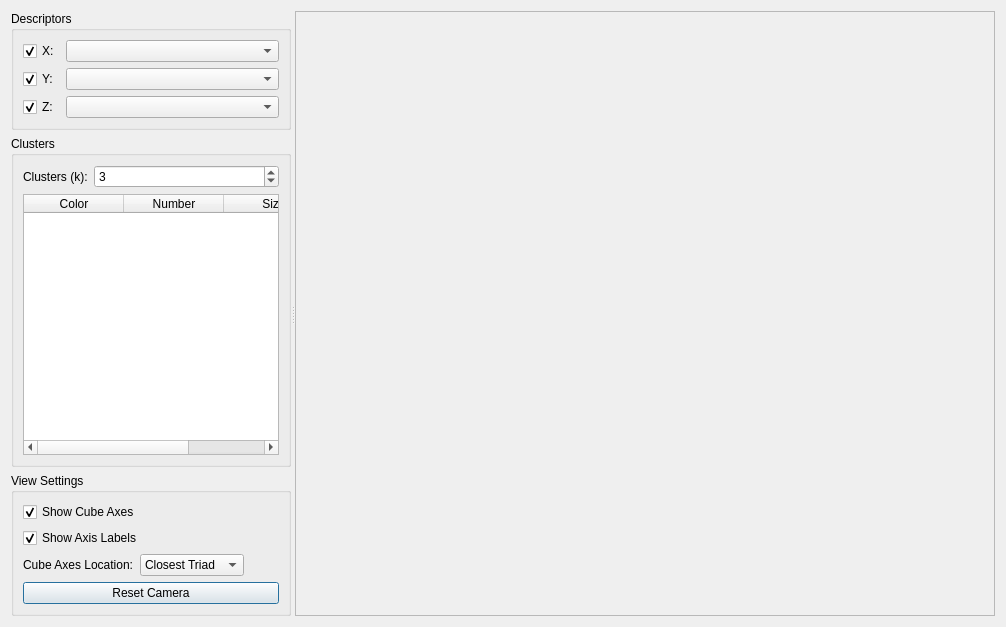
<?xml version="1.0" encoding="UTF-8"?>
<ui version="4.0">
 <class>KMeansClusteringDialog</class>
 <widget class="QDialog" name="KMeansClusteringDialog">
  <property name="geometry">
   <rect>
    <x>0</x>
    <y>0</y>
    <width>995</width>
    <height>627</height>
   </rect>
  </property>
  <property name="windowTitle">
   <string>K-Means Clustering</string>
  </property>
  <layout class="QHBoxLayout" name="horizontalLayout">
   <item>
    <widget class="QSplitter" name="splitter">
     <property name="orientation">
      <enum>Qt::Horizontal</enum>
     </property>
     <widget class="QWidget" name="layoutWidget">
      <layout class="QVBoxLayout" name="verticalLayout_2">
       <item>
        <widget class="QGroupBox" name="descriptorsGroupBox">
         <property name="sizePolicy">
          <sizepolicy hsizetype="MinimumExpanding" vsizetype="Maximum">
           <horstretch>0</horstretch>
           <verstretch>0</verstretch>
          </sizepolicy>
         </property>
         <property name="title">
          <string>Descriptors</string>
         </property>
         <layout class="QGridLayout" name="gridLayout">
          <item row="0" column="0">
           <widget class="QCheckBox" name="xDescriptorCheckBox">
            <property name="text">
             <string>X:</string>
            </property>
            <property name="checked">
             <bool>true</bool>
            </property>
           </widget>
          </item>
          <item row="0" column="1">
           <widget class="QComboBox" name="xDescriptorComboBox">
            <property name="sizePolicy">
             <sizepolicy hsizetype="MinimumExpanding" vsizetype="Fixed">
              <horstretch>0</horstretch>
              <verstretch>0</verstretch>
             </sizepolicy>
            </property>
           </widget>
          </item>
          <item row="1" column="0">
           <widget class="QCheckBox" name="yDescriptorCheckBox">
            <property name="text">
             <string>Y:</string>
            </property>
            <property name="checked">
             <bool>true</bool>
            </property>
           </widget>
          </item>
          <item row="1" column="1">
           <widget class="QComboBox" name="yDescriptorComboBox">
            <property name="sizePolicy">
             <sizepolicy hsizetype="MinimumExpanding" vsizetype="Fixed">
              <horstretch>0</horstretch>
              <verstretch>0</verstretch>
             </sizepolicy>
            </property>
            <property name="currentIndex">
             <number>-1</number>
            </property>
           </widget>
          </item>
          <item row="2" column="0">
           <widget class="QCheckBox" name="zDescriptorCheckBox">
            <property name="text">
             <string>Z:</string>
            </property>
            <property name="checked">
             <bool>true</bool>
            </property>
           </widget>
          </item>
          <item row="2" column="1">
           <widget class="QComboBox" name="zDescriptorComboBox">
            <property name="sizePolicy">
             <sizepolicy hsizetype="MinimumExpanding" vsizetype="Fixed">
              <horstretch>0</horstretch>
              <verstretch>0</verstretch>
             </sizepolicy>
            </property>
            <property name="currentIndex">
             <number>-1</number>
            </property>
           </widget>
          </item>
         </layout>
        </widget>
       </item>
       <item>
        <widget class="QGroupBox" name="clustersGroupBox">
         <property name="sizePolicy">
          <sizepolicy hsizetype="MinimumExpanding" vsizetype="Preferred">
           <horstretch>0</horstretch>
           <verstretch>0</verstretch>
          </sizepolicy>
         </property>
         <property name="title">
          <string>Clusters</string>
         </property>
         <layout class="QVBoxLayout" name="verticalLayout">
          <item>
           <layout class="QHBoxLayout" name="horizontalLayout_2">
            <item>
             <widget class="QLabel" name="clustersLabel">
              <property name="text">
               <string>Clusters (k):</string>
              </property>
             </widget>
            </item>
            <item>
             <widget class="QSpinBox" name="kValueSpinBox">
              <property name="sizePolicy">
               <sizepolicy hsizetype="MinimumExpanding" vsizetype="Fixed">
                <horstretch>0</horstretch>
                <verstretch>0</verstretch>
               </sizepolicy>
              </property>
              <property name="minimum">
               <number>1</number>
              </property>
              <property name="maximum">
               <number>100</number>
              </property>
              <property name="value">
               <number>3</number>
              </property>
             </widget>
            </item>
           </layout>
          </item>
          <item>
           <widget class="QTableWidget" name="clusterTableWidget">
            <property name="editTriggers">
             <set>QAbstractItemView::NoEditTriggers</set>
            </property>
            <property name="alternatingRowColors">
             <bool>true</bool>
            </property>
            <property name="selectionBehavior">
             <enum>QAbstractItemView::SelectRows</enum>
            </property>
            <property name="sortingEnabled">
             <bool>true</bool>
            </property>
            <attribute name="horizontalHeaderShowSortIndicator" stdset="0">
             <bool>true</bool>
            </attribute>
            <attribute name="horizontalHeaderStretchLastSection">
             <bool>true</bool>
            </attribute>
            <attribute name="verticalHeaderVisible">
             <bool>false</bool>
            </attribute>
            <column>
             <property name="text">
              <string>Color</string>
             </property>
            </column>
            <column>
             <property name="text">
              <string>Number</string>
             </property>
            </column>
            <column>
             <property name="text">
              <string>Size</string>
             </property>
            </column>
           </widget>
          </item>
         </layout>
        </widget>
       </item>
       <item>
        <widget class="QGroupBox" name="groupBox">
         <property name="sizePolicy">
          <sizepolicy hsizetype="Preferred" vsizetype="Preferred">
           <horstretch>0</horstretch>
           <verstretch>0</verstretch>
          </sizepolicy>
         </property>
         <property name="title">
          <string>View Settings</string>
         </property>
         <layout class="QFormLayout" name="formLayout">
          <property name="fieldGrowthPolicy">
           <enum>QFormLayout::ExpandingFieldsGrow</enum>
          </property>
          <item row="3" column="1">
           <widget class="QComboBox" name="cubeAxesLocationComboBox">
            <item>
             <property name="text">
              <string>Closest Triad</string>
             </property>
            </item>
            <item>
             <property name="text">
              <string>Furthest Triad</string>
             </property>
            </item>
            <item>
             <property name="text">
              <string>Outer Edges</string>
             </property>
            </item>
            <item>
             <property name="text">
              <string>Static Triad</string>
             </property>
            </item>
            <item>
             <property name="text">
              <string>Static Edges</string>
             </property>
            </item>
           </widget>
          </item>
          <item row="4" column="0" colspan="2">
           <widget class="QPushButton" name="resetCameraButton">
            <property name="text">
             <string>Reset Camera</string>
            </property>
           </widget>
          </item>
          <item row="3" column="0">
           <widget class="QLabel" name="cubeAxesLocationLabel">
            <property name="text">
             <string>Cube Axes Location:</string>
            </property>
           </widget>
          </item>
          <item row="2" column="0" colspan="2">
           <widget class="QCheckBox" name="showAxisLabelsCheckBox">
            <property name="text">
             <string>Show Axis Labels</string>
            </property>
            <property name="checked">
             <bool>true</bool>
            </property>
           </widget>
          </item>
          <item row="1" column="0" colspan="2">
           <widget class="QCheckBox" name="showCubeAxesCheckBox">
            <property name="text">
             <string>Show Cube Axes</string>
            </property>
            <property name="checked">
             <bool>true</bool>
            </property>
           </widget>
          </item>
         </layout>
        </widget>
       </item>
      </layout>
     </widget>
     <widget class="QFrame" name="viewFrame">
      <property name="sizePolicy">
       <sizepolicy hsizetype="Expanding" vsizetype="Preferred">
        <horstretch>0</horstretch>
        <verstretch>0</verstretch>
       </sizepolicy>
      </property>
      <property name="minimumSize">
       <size>
        <width>700</width>
        <height>0</height>
       </size>
      </property>
      <property name="frameShape">
       <enum>QFrame::StyledPanel</enum>
      </property>
      <property name="frameShadow">
       <enum>QFrame::Raised</enum>
      </property>
      <layout class="QVBoxLayout" name="verticalLayout_3">
       <item>
        <layout class="QVBoxLayout" name="viewFrameLayout"/>
       </item>
      </layout>
     </widget>
    </widget>
   </item>
  </layout>
 </widget>
 <resources/>
 <connections/>
</ui>
